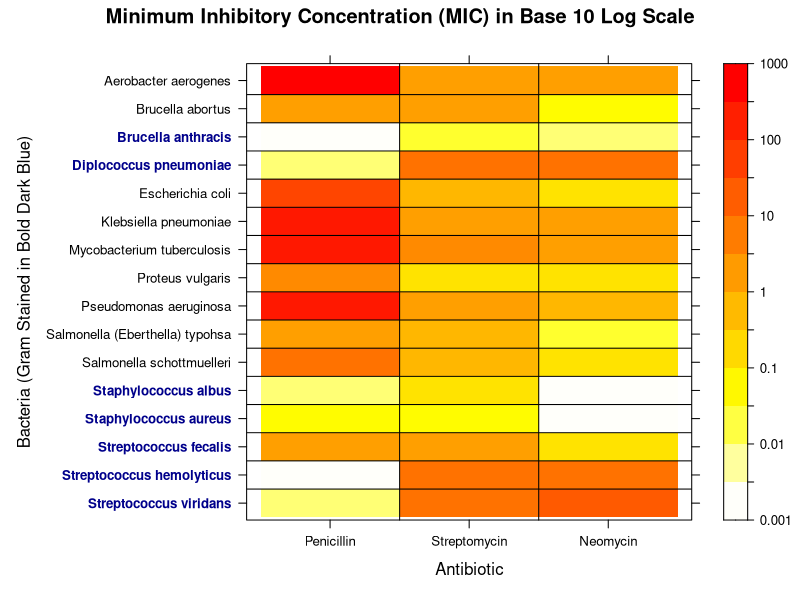

This chart was generated by the following R code:
# Gary Gregg, INFO 474, Assignment #1
#
# 27 January, 2017: Added base 10 log transformation of MIC values, and
# adjusted title to reflect the change.

# The 'lattice' library is required for a levelplot.
library("lattice")

# Declare the antibiotic vector.
antibiotic <- c("Penicillin", "Streptomycin", "Neomycin")

# Declare the bacteria vector.
bacteria <- c("Aerobacter aerogenes",
              "Brucella abortus",
              "Brucella anthracis",
              "Diplococcus pneumoniae",
              "Escherichia coli",
              "Klebsiella pneumoniae",
              "Mycobacterium tuberculosis",
              "Proteus vulgaris",
              "Pseudomonas aeruginosa",
              "Salmonella (Eberthella) typohsa",
              "Salmonella schottmuelleri",
              "Staphylococcus albus",
              "Staphylococcus aureus",
              "Streptococcus fecalis",
              "Streptococcus hemolyticus",
              "Streptococcus viridans")

# Declare the gram-staining vector.
gram_staining <- c(FALSE,
                   FALSE,
                   TRUE,
                   TRUE,
                   FALSE,
                   FALSE,
                   FALSE,
                   FALSE,
                   FALSE,
                   FALSE,
                   FALSE,
                   TRUE,
                   TRUE,
                   TRUE,
                   TRUE,
                   TRUE)

# The Minimum Inhibitory Concentration (MIC) vector is reversed.
mic <- c(
  1.6, 1., 870.,
  0.02, 2., 1.,
  0.007, 0.01, 0.001,
  10., 11., 0.005,
  0.1, 0.4, 100.,
  1., 1.2, 850.,
  2., 5., 800.,
  0.1, 0.1, 3.,
  0.4, 2., 850.,
  0.008, 0.4, 1.,
  0.09, 0.8, 10.,
  0.001, 0.1, 0.007,
  0.001, 0.03, 0.03,
  0.1, 1., 1.,
  10., 14., 0.001,
  40., 10., 0.005
)

# Expand the data into a grid, with domain as the antibiotic, and range as the bacteria.
data <- expand.grid(X=antibiotic, Y=rev(bacteria))
data$Z <- rev(mic)

# Reverse the gram-staining vector only once.
rev_gram_staining <- rev(gram_staining)

# Set graph parameters, and create the levelplot.
par(mar=c(3,4,2,2))
levelplot(log10(Z) ~ X*Y,
          data=data,
          xlab="Antibiotic",
          ylab="Bacteria (Gram Stained in Bold Dark Blue)",
          panel = function(...){
            panel.levelplot(...)
            panel.abline(h = seq(1.5, 15.5, 1.))
            panel.abline(v = seq(1.5, 2.5, 1.))
          },
          scales=list(y=list(col=ifelse(rev_gram_staining, "darkblue", "black"),
                             fontface=ifelse(rev_gram_staining, "bold", "plain"))),
          col.regions = heat.colors(100)[length(heat.colors(100)):1],
          
          colorkey=list(at=as.numeric(factor(c(c(sqrt(10)^(-6:6))))),
                        labels=as.character(c( "0.001", "",
                                               "0.01", "",
                                               "0.1", "",
                                               "1", "",
                                               "10", "",
                                               "100", "",
                                               "1000"))),
          
          main="Minimum Inhibitory Concentration (MIC) in Base 10 Log Scale")
